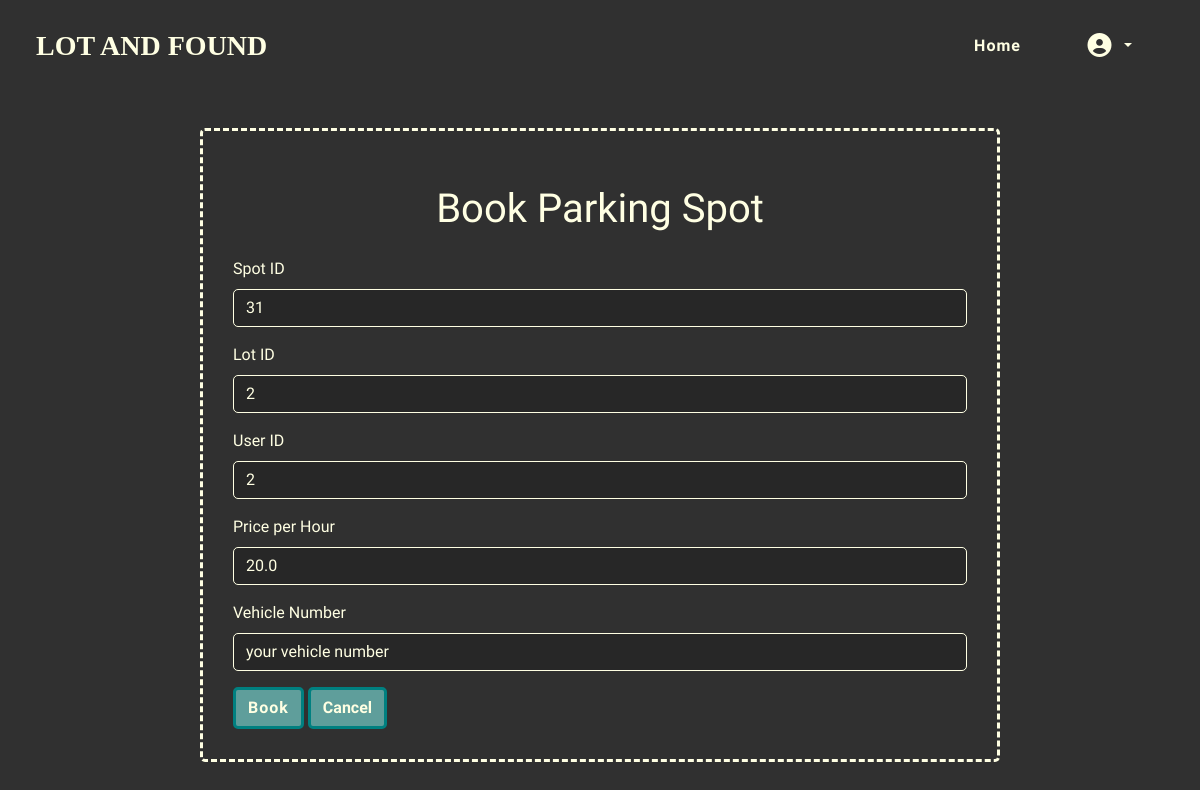
The app's page /lot/2/book-lot (signed in), older data.
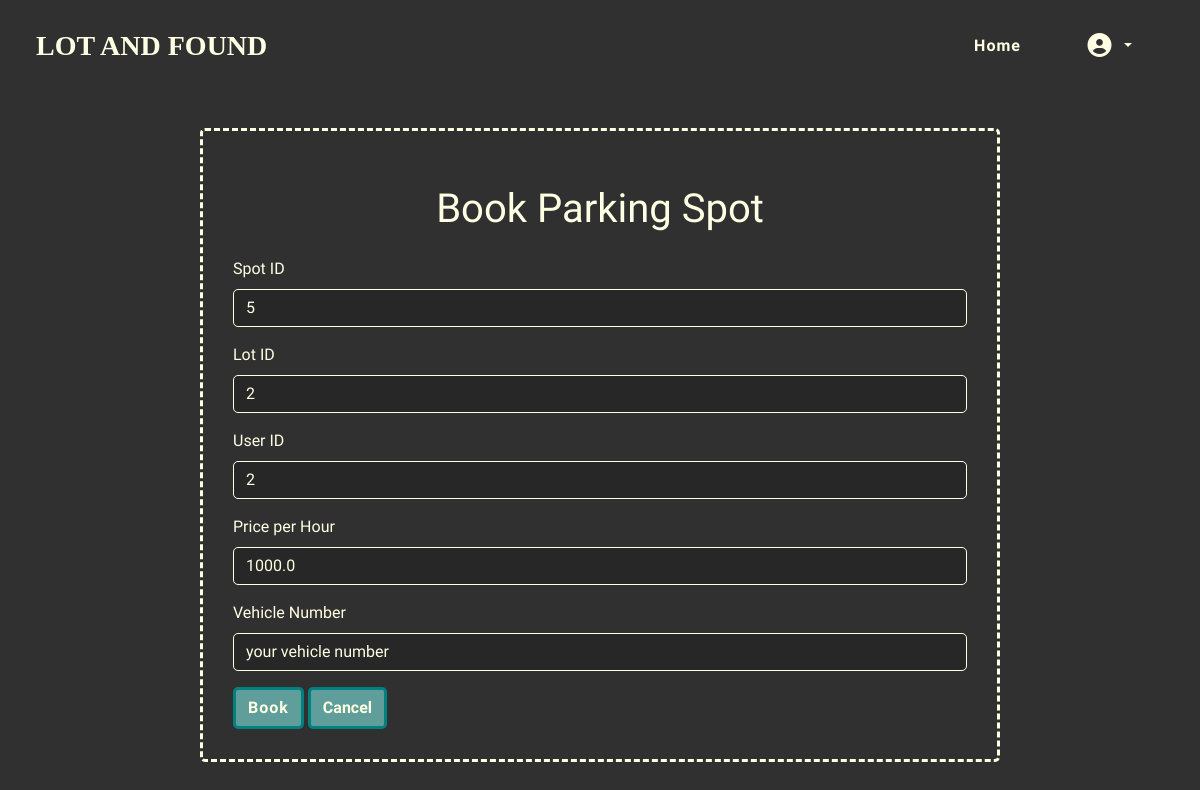
The same page, newer data.
### models.py (models this page shows)
class Spot(db.Model):
    __tablename__ = 'spot'
    spot_id = db.Column(db.Integer, primary_key=True)
    lot_id = db.Column(db.Integer, db.ForeignKey('lot.lot_id', ondelete='CASCADE'), nullable=False)
    status = db.Column(db.CHAR(1), nullable=False, default='a')

class Lot(db.Model):
    __tablename__ = 'lot'
    lot_id = db.Column(db.Integer, primary_key=True)
    prime_loc = db.Column(db.String(30), nullable=False)
    address = db.Column(db.String(150), nullable=False)
    pincode = db.Column(db.CHAR(6), nullable=False)
    price_per_hr = db.Column(db.Double(),nullable = False)
    max_spots = db.Column(db.Integer,nullable=False)
    is_shaded = db.Column(db.Boolean, default=False)
    spots = db.relationship('Spot', backref = 'lot', cascade ="all, delete-orphan", lazy=True)

### routes.py (the view, shortened to what this page needs)
@app.route('/lot/<int:lot_id>/book-lot', methods=['GET','POST'])
@auth_required
def book_lot(lot_id):
    spot = Spot.query.filter_by(lot_id = lot_id,status = 'a').first()
    if not spot:
        flash("Sorry, no spots available in this lot. Please book another lot","error")
        return redirect(url_for('home'))
    lot = Lot.query.get(lot_id)
    user = User.query.get(session["user_id"])
    return render_template("user/book_spot.html", spot = spot, lot = lot, user = user)

### routes.py (called while the page is built)
def auth_required(func):
    @wraps(func)
    def inner(*args, **kwargs):
        if 'user_id' in session:
            return func(*args, **kwargs)
        else:
            flash("Please login first","warning")
            return redirect(url_for('login'))
    return inner

### templates/user/book_spot.html (shortened to what this page needs)
{% extends "base.html" %}
{% block content %}
<div class="container my-5 my-container">
<h1 class="display-6 my-display my-4">Book Parking Spot</h1>
<form class="row g-3" method="POST">
  <div class="col-12">
    <label for="spot_id" class="form-label my-label">Spot ID</label>
    <input type="text" class="form-control my-input" id="spot_id" value="{{spot.spot_id}}" readonly>
  </div>
    <div class="col-12">
    <label for="lot_id" class="form-label my-label">Lot ID</label>
    <input type="text" class="form-control my-input" id="lot_id" value="{{spot.lot_id}}">
  </div>
  <div class="col-12">
    <label for="user_id" class="form-label my-label">User ID</label>
    <input type="text" class="form-control my-input" id="user_id" value="{{user.user_id}}" readonly>
  </div>
  <div class="col-12">
    <label for="price" class="form-label my-label">Price per Hour</label>
    <input type="text" class="form-control my-input" id="price" value="{{lot.price_per_hr}}" readonly>
  </div>
  <div class="col-12">
    <label for="vno" class="form-label my-label">Vehicle Number</label>
    <input type="text" class="form-control my-input" id="vno" name="vno" placeholder="your vehicle number" required>
  </div>
  <div class="col-12">
    <button type="submit" class="btn my-btn">Book</button>
    <a href="{{url_for('home')}}" class="btn my-btn">Cancel</a>
  </div>
</form>
</div>
{% endblock %}

Row changes from the older to the newer data that the page shows:
removed Spot: spot_id "31", lot_id "2"
now on this page (row edited): Spot: spot_id "5", lot_id "2"
changed Lot: price_per_hr "20.0" → "1000.0"
